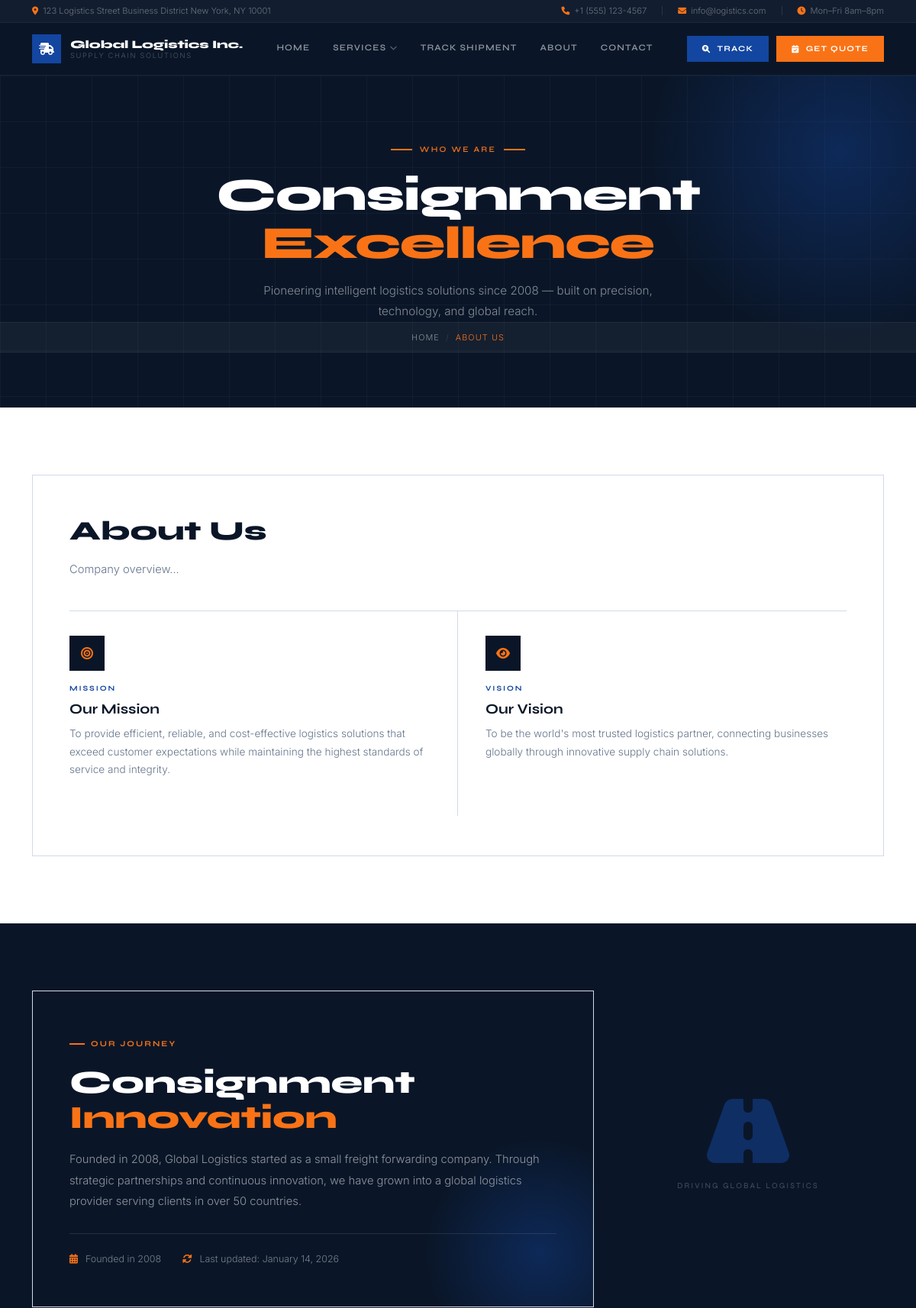
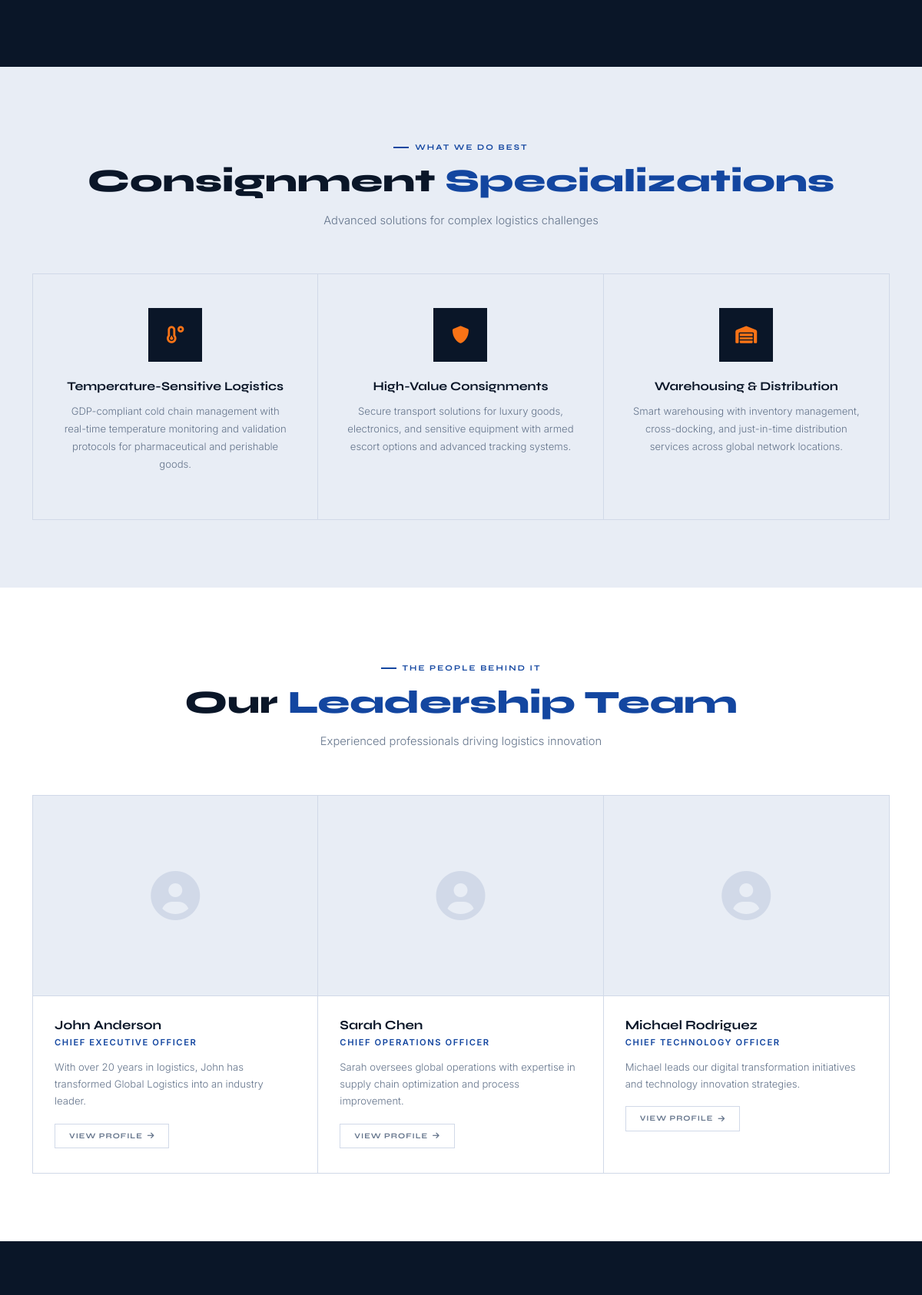
Screenshot of /pages/about/ (upper part) with the database file from the repository (2 pictures, top to bottom).
### pages/models.py (models this page shows, shortened)
class SiteSettings(models.Model):
    company_name = models.CharField(max_length=200, default='Global Logistics Inc.')
    logo = models.ImageField(upload_to='logos/', blank=True, null=True)
    phone_number = models.CharField(max_length=20, default='+1 (555) 123-4567')
    email = models.EmailField(default='info@logistics.com')
    address = models.TextField(default='123 Logistics Street\nBusiness District\nNew York, NY 10001')
    footer_text = models.TextField(default='© 2024 Global Logistics Inc. All rights reserved.')
    facebook_url = models.URLField(blank=True)
    twitter_url = models.URLField(blank=True)
    linkedin_url = models.URLField(blank=True)
    instagram_url = models.URLField(blank=True)
    class Meta:
        verbose_name = 'Site Settings'
        verbose_name_plural = 'Site Settings'

class AboutPage(models.Model):
    title = models.CharField(max_length=200, default='About Us')
    content = models.TextField(default='Global Logistics Inc. is a premier logistics and shipping company with over 15 years of experience in providing reliable transportation solutions worldwide. We specialize in freight forwarding, warehousing, and supply chain management.')
    mission = models.TextField(default='To provide efficient, reliable, and cost-effective logistics solutions that exceed customer expectations while maintaining the highest standards of service and integrity.')
    vision = models.TextField(default="To be the world's most trusted logistics partner, connecting businesses globally through innovative supply chain solutions.")
    history = models.TextField(default='Founded in 2008, Global Logistics started as a small freight forwarding company. Through strategic partnerships and continuous innovation, we have grown into a global logistics provider serving clients in over 50 countries.')
    last_updated = models.DateTimeField(auto_now=True)
    class Meta:
        verbose_name = 'About Page'
        verbose_name_plural = 'About Page'

class Executive(models.Model):
    full_name = models.CharField(max_length=100)
    position = models.CharField(max_length=100)
    photo = models.ImageField(upload_to='executives/', blank=True, null=True)
    bio = models.TextField()
    display_order = models.IntegerField(default=0)
    is_active = models.BooleanField(default=True)
    class Meta:
        ordering = ['display_order']
        verbose_name = 'Executive'
        verbose_name_plural = 'Executives'

### pages/views.py (the view)
# urls.py: path('about/', views.about, name='about'),
def about(request):
    try:
        about_page = AboutPage.objects.first()
    except:
        about_page = None
    executives = Executive.objects.all().order_by('display_order')
    services = Service.objects.all().order_by('display_order')
    context = {
        'about_page': about_page,
        'executives': executives,
        'services': services,
    }
    return render(request, 'pages/about.html', context)

### pages/context_processors.py (called while the page is built)
def site_settings(request):
    try:
        settings = SiteSettings.objects.first()
    except:
        settings = None
    return {'site_settings': settings}

### templates/pages/about.html (shortened to what this page needs)
{% extends 'base.html' %}
{% block content %}
<div class="page-hero">
  <div class="container hero-inner">
    <span class="hero-eyebrow">Who We Are</span>
    <h1 class="hero-title">Consignment <span>Excellence</span></h1>
    <p class="hero-sub">Pioneering intelligent logistics solutions since 2008 — built on precision, technology, and global reach.</p>
  </div>
  <div class="bc">
    <div class="container">
      <ol>
        <li><a href="/">Home</a></li>
        <li class="cur">About Us</li>
      </ol>
    </div>
  </div>
</div>
{% if about_page %}
<section class="section section-white">
  <div class="container">
    <div class="about-panel" data-aos="fade-up">
      <h2 class="about-title">{{ about_page.title }}</h2>
      <div class="about-body">{{ about_page.content }}</div>
      <div class="mv-grid">
        <div class="mv-cell">
          <div class="mv-icon"><i class="fas fa-bullseye"></i></div>
          <span class="mv-label">Mission</span>
          <h3 class="mv-title">Our Mission</h3>
          <p class="mv-text">{{ about_page.mission }}</p>
        </div>
        <div class="mv-cell">
          <div class="mv-icon"><i class="fas fa-eye"></i></div>
          <span class="mv-label">Vision</span>
          <h3 class="mv-title">Our Vision</h3>
          <p class="mv-text">{{ about_page.vision }}</p>
        </div>
      </div>
    </div>
  </div>
</section>
<section class="section section-navy">
  <div class="container">
    <div class="row align-items-center">
      <div class="col-lg-8" data-aos="fade-right">
        <div class="history-panel">
          <div class="history-panel-inner">
            <span class="sec-eye inv" style="margin-bottom:20px; display:inline-flex;">Our Journey</span>
            <h2 class="sec-title inv" style="text-align:left; margin-bottom:18px;">
              Consignment <span>Innovation</span>
            </h2>
            <p style="font-size:.92rem; color:rgba(255,255,255,.55); line-height:1.85; font-weight:300;">
              {{ about_page.history }}
            </p>
            <div class="history-meta">
              <div class="history-meta-item">
                <i class="fas fa-calendar-alt"></i>
                Founded in 2008
              </div>
              <div class="history-meta-item">
                <i class="fas fa-sync-alt"></i>
                Last updated: {{ about_page.last_updated|date:"F d, Y" }}
              </div>
            </div>
          </div>
        </div>
      </div>
      <div class="col-lg-4 text-center mt-4 mt-lg-0" data-aos="fade-left">
        <i class="fas fa-road" style="font-size:6rem; color:rgba(19,70,160,.5);"></i>
        <p style="font-family:'Syne',sans-serif; font-size:.65rem; letter-spacing:.2em; text-transform:uppercase; color:rgba(255,255,255,.25); margin-top:16px;">Driving Global Logistics</p>
      </div>
    </div>
  </div>
</section>
{% endif %}
<section class="section section-steel">
  <div class="container">
    <div class="sec-head" data-aos="fade-up">
      <span class="sec-eye">What We Do Best</span>
      <h2 class="sec-title">Consignment <span>Specializations</span></h2>
      <p class="sec-sub">Advanced solutions for complex logistics challenges</p>
    </div>
    <div class="spec-grid" data-aos="fade-up" data-aos-delay="80">
      <div class="spec-cell">
        <div class="spec-icon"><i class="fas fa-temperature-low"></i></div>
        <h3 class="spec-name">Temperature-Sensitive Logistics</h3>
        <p class="spec-desc">GDP-compliant cold chain management with real-time temperature monitoring and validation protocols for pharmaceutical and perishable goods.</p>
      </div>
      <div class="spec-cell">
        <div class="spec-icon"><i class="fas fa-shield-alt"></i></div>
        <h3 class="spec-name">High-Value Consignments</h3>
        <p class="spec-desc">Secure transport solutions for luxury goods, electronics, and sensitive equipment with armed escort options and advanced tracking systems.</p>
      </div>
      <div class="spec-cell">
        <div class="spec-icon"><i class="fas fa-warehouse"></i></div>
        <h3 class="spec-name">Warehousing &amp; Distribution</h3>
        <p class="spec-desc">Smart warehousing with inventory management, cross-docking, and just-in-time distribution services across global network locations.</p>
      </div>
    </div>
  </div>
</section>
{% if executives %}
<section class="section section-white">
  <div class="container">
    <div class="sec-head" data-aos="fade-up">
      <span class="sec-eye">The People Behind It</span>
      <h2 class="sec-title">Our <span>Leadership Team</span></h2>
      <p class="sec-sub">Experienced professionals driving logistics innovation</p>
    </div>
    <div class="exec-grid" data-aos="fade-up" data-aos-delay="80">
      {% for executive in executives %}
      <div class="exec-cell">
        <div class="exec-photo-wrap">
          {% if executive.photo %}
            <img src="{{ executive.photo.url }}" class="exec-photo" alt="{{ executive.full_name }}">
          {% else %}
            <div class="exec-photo-placeholder">
              <i class="fas fa-user-circle"></i>
            </div>
          {% endif %}
        </div>
        <div class="exec-info">
          <h4 class="exec-name">{{ executive.full_name }}</h4>
          <span class="exec-role">{{ executive.position }}</span>
          <p class="exec-bio">{{ executive.bio|truncatewords:30 }}</p>
          <a href="#" class="btn-exec">View Profile <i class="fas fa-arrow-right"></i></a>
        </div>
      </div>
      {% endfor %}
    </div>
  </div>
</section>
{% endif %}
<section class="section section-navy">
</section>
{% endblock %}

### templates/base.html (shortened to what this page needs)
<!DOCTYPE html>
<html lang="en">
<head>
  <link href="https://cdn.jsdelivr.net/npm/bootstrap@5.1.3/dist/css/bootstrap.min.css" rel="stylesheet">
  <link rel="stylesheet" href="https://cdnjs.cloudflare.com/ajax/libs/font-awesome/6.0.0/css/all.min.css">
</head>
<body>
<nav class="sc-navbar" id="sc-navbar">
  <div class="nav-topbar">
    <div class="container">
      <div class="nav-topbar-inner">
        <div class="nav-topbar-left">
          <span class="nav-topbar-item">
            <i class="fas fa-map-marker-alt"></i>
            {% if site_settings %}{{ site_settings.address }}{% else %}123 Logistics Street, Business District{% endif %}
          </span>
        </div>
        <div class="nav-topbar-right">
          <a href="tel:{% if site_settings %}{{ site_settings.phone_number }}{% else %}+15551234567{% endif %}" class="nav-topbar-item">
            <i class="fas fa-phone"></i>
            {% if site_settings %}{{ site_settings.phone_number }}{% else %}+1 (555) 123-4567{% endif %}
          </a>
          <a href="mailto:{% if site_settings %}{{ site_settings.email }}{% else %}info@logistics.com{% endif %}" class="nav-topbar-item">
            <i class="fas fa-envelope"></i>
            {% if site_settings %}{{ site_settings.email }}{% else %}info@logistics.com{% endif %}
          </a>
          <span class="nav-topbar-item">
            <i class="fas fa-clock"></i>
            Mon–Fri 8am–8pm
          </span>
        </div>
      </div>
    </div>
  </div>
  <div class="container">
    <div class="nav-main-row">
      <a href="{% url 'home' %}" class="nav-brand">
        {% if site_settings and site_settings.logo %}
          <img src="{{ site_settings.logo.url }}" alt="{{ site_settings.company_name }}">
        {% else %}
          <div class="nav-brand-logo"><i class="fas fa-shipping-fast"></i></div>
          <div class="nav-brand-text">
            <span class="nav-brand-name">{% if site_settings %}{{ site_settings.company_name }}{% else %}GlobalLogistics{% endif %}</span>
            <span class="nav-brand-tagline">Supply Chain Solutions</span>
          </div>
        {% endif %}
      </a>
      <ul class="nav-links">
        <li>
          <a href="{% url 'home' %}" class="nav-link-item {% block nav_home %}{% endblock %}">Home</a>
        </li>
        <li>
          <a href="/pages/services" class="nav-link-item {% block nav_services %}{% endblock %}">
            Services <i class="fas fa-chevron-down"></i>
          </a>
        </li>
        <li>
          <a href="/shipments/track" class="nav-link-item {% block nav_tracking %}{% endblock %}">
            Track Shipment
          </a>
        </li>
        <li>
          <a href="/pages/about" class="nav-link-item {% block nav_about %}{% endblock %}">About</a>
        </li>
        <li>
          <a href="/pages/contact" class="nav-link-item {% block nav_contact %}{% endblock %}">Contact</a>
        </li>
      </ul>
      <div class="nav-actions">
        <a href="/shipments/track" class="nav-track-btn">
          <i class="fas fa-search-location"></i> Track
        </a>
        <a href="/pages/contact" class="nav-cta-btn">
          <i class="fas fa-calendar-check"></i> Get Quote
        </a>
      </div>
    </div>
  </div>
</nav>
<main>
  {% block content %}{% endblock %}
</main>
</body>
</html>

### templates/base.html (style rules this page uses)
:root { --navy: #0A1628; --blue: #1346A0; --blue-lt: #1E5FBF; --accent: #F97316; --steel: #E8EDF5; --gray: #64748B; --border: #D1D9E8; --warm: #F8FAFC; --fs: 'Syne', sans-serif; --fb: 'Inter', sans-serif; }
*, *::before, *::after { box-sizing: border-box; margin: 0; padding: 0; }
html { scroll-behavior: smooth; }
body { font-family: var(--fb); background: var(--warm); color: var(--navy); font-weight: 300; -webkit-font-smoothing: antialiased; overflow-x: hidden; display: flex; flex-direction: column; min-height: 100vh; }
main { flex: 1; }
.sc-navbar { background: var(--navy); border-bottom: 1px solid rgba(255,255,255,.06); padding: 0; position: sticky; top: 0; z-index: 1000; transition: box-shadow .3s ease; }
.nav-topbar { background: rgba(255,255,255,.03); border-bottom: 1px solid rgba(255,255,255,.05); padding: 6px 0; }
.nav-topbar-inner { display: flex; justify-content: space-between; align-items: center; flex-wrap: wrap; gap: 8px; }
.nav-topbar-left, .nav-topbar-right { display: flex; align-items: center; gap: 20px; flex-wrap: wrap; }
.nav-topbar-item { font-size: .7rem; color: rgba(255,255,255,.38); display: inline-flex; align-items: center; gap: 6px; font-family: var(--fb); text-decoration: none; transition: color .2s; }
.nav-topbar-item i { color: var(--accent); font-size: .68rem; }
.nav-main-row { display: flex; align-items: center; justify-content: space-between; padding: 0; height: 68px; gap: 24px; }
.nav-brand { display: flex; align-items: center; gap: 12px; text-decoration: none; flex-shrink: 0; }
.nav-brand-logo { width: 38px; height: 38px; background: var(--blue); display: flex; align-items: center; justify-content: center; flex-shrink: 0; }
.nav-brand-logo i { color: #fff; font-size: 1rem; }
.nav-brand-text { line-height: 1; }
.nav-brand-name { font-family: var(--fs); font-size: .92rem; font-weight: 800; color: #fff; display: block; letter-spacing: -.01em; }
.nav-brand-tagline { font-size: .58rem; letter-spacing: .18em; text-transform: uppercase; color: rgba(255,255,255,.28); display: block; margin-top: 2px; }
.nav-links { display: flex; align-items: center; gap: 2px; list-style: none; margin: 0; padding: 0; }
.nav-links > li { position: relative; }
.nav-link-item { font-family: var(--fs); font-size: .72rem; font-weight: 600; letter-spacing: .1em; text-transform: uppercase; color: rgba(255,255,255,.55); text-decoration: none; padding: 8px 14px; display: flex; align-items: center; gap: 5px; transition: color .2s; white-space: nowrap; border-bottom: 2px solid transparent; }
.nav-link-item i { font-size: .6rem; opacity: .6; transition: transform .25s; }
.nav-actions { display: flex; align-items: center; gap: 10px; flex-shrink: 0; }
.nav-track-btn { display: inline-flex; align-items: center; gap: 8px; background: var(--blue); color: #fff; border: none; padding: 9px 20px; font-family: var(--fs); font-size: .65rem; font-weight: 700; letter-spacing: .12em; text-transform: uppercase; text-decoration: none; cursor: pointer; transition: background .25s; white-space: nowrap; }
.nav-cta-btn { display: inline-flex; align-items: center; gap: 8px; background: var(--accent); color: #fff; border: none; padding: 9px 20px; font-family: var(--fs); font-size: .65rem; font-weight: 700; letter-spacing: .12em; text-transform: uppercase; text-decoration: none; cursor: pointer; transition: all .25s; white-space: nowrap; }
.section { padding: 88px 0; }
.section-steel { background: var(--steel); }
.section-navy { background: var(--navy); }
.sec-head { text-align: center; margin-bottom: 56px; }
.sec-eye { display: inline-flex; align-items: center; gap: 8px; font-family: var(--fs); font-size: .65rem; font-weight: 700; letter-spacing: .2em; text-transform: uppercase; color: var(--blue); margin-bottom: 14px; }
.sec-eye::before { content: ''; width: 20px; height: 2px; background: var(--blue); display: block; }
.sec-eye.inv { color: var(--accent); }
.sec-eye.inv::before { background: var(--accent); }
.sec-title { font-family: var(--fs); font-size: clamp(2rem, 3.5vw, 2.8rem); font-weight: 800; line-height: 1.1; color: var(--navy); margin-bottom: 14px; }
.sec-title span { color: var(--blue); }
.sec-title.inv { color: #fff; }
.sec-title.inv span { color: var(--accent); }
.sec-sub { font-size: .92rem; color: var(--gray); font-weight: 300; line-height: 1.8; max-width: 480px; margin: 0 auto; }

### rows the page displays
SiteSettings: address "123 Logistics Street Business District New York, NY 10001", phone_number "+1 (555) 123-4567", email "info@logistics.com", company_name "Global Logistics Inc."
AboutPage: title "About Us", content "Company overview...", mission "To provide efficient, reliable, and cost-effective logistics solutions that exceed customer expectations while maintaining the highest standards of service and integrity.", vision "To be the world's most trusted logistics partner, connecting businesses globally through innovative supply chain solutions.", history "Founded in 2008, Global Logistics started as a small freight forwarding company. Through strategic partnerships and continuous innovation, we have grown into a global logistics provider serving clients in over 50 countries.", last_updated "January 14, 2026"
Executive: full_name "John Anderson", position "CHIEF EXECUTIVE OFFICER", bio "With over 20 years in logistics, John has transformed Global Logistics into an industry leader."
Executive: full_name "Sarah Chen", position "CHIEF OPERATIONS OFFICER", bio "Sarah oversees global operations with expertise in supply chain optimization and process improvement."
Executive: full_name "Michael Rodriguez", position "CHIEF TECHNOLOGY OFFICER", bio "Michael leads our digital transformation initiatives and technology innovation strategies."
